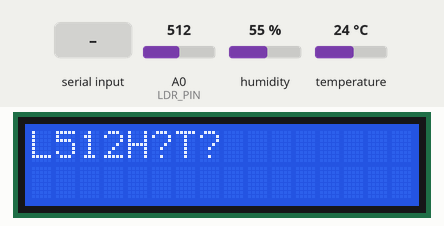
This program was run on a simulated Arduino Uno, built with avr-gcc and run on an emulated ATmega328P. Shown: 16×2 character LCD. Inputs (shaded band) come from the test bench; at power-on: A0 (LDR_PIN) = 512, humidity 55 %, temperature 24 °C. What the program prints to the serial monitor is not drawn.

Above: at 2.2 s.
2.3 s: "1\n" received over the second serial link
At 3.4 s:
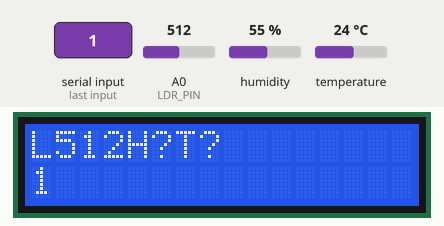
3.8 s: A0 (LDR_PIN) set to 716
At 4.6 s:
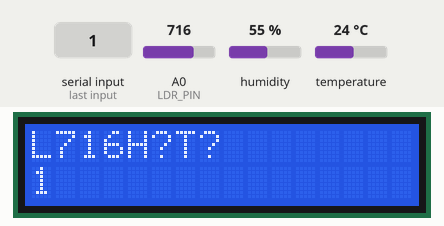
5.6 s: "0\n" received over the second serial link
At 5.9 s:
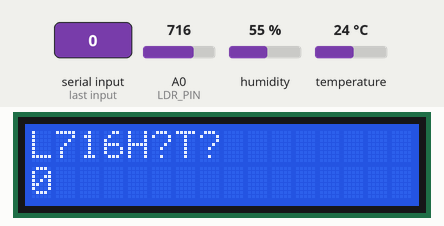
7.1 s: A0 (LDR_PIN) set to 900
At 8.6 s:
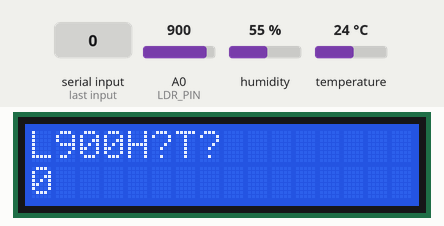
9.6 s: A0 (LDR_PIN) set to 1023
At 11.6 s:
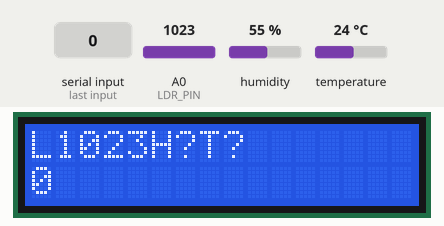
Timing chart, 0 to 12.6 s (numbered marks = the images above; inputs shaded):
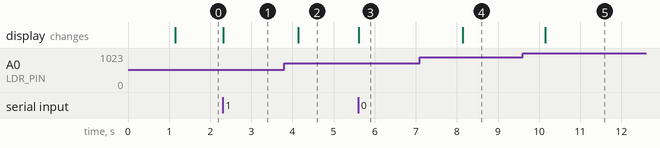

Measured:
- after the input at 2.3 s, the display: changes at once (image 1)
- after the input at 3.8 s, the display: changes after 0.35 s (image 2)
- after the input at 5.6 s, the display: changes at once (image 3)
- after the input at 7.1 s, the display: changes after 1.0 s (image 4)
- after the input at 9.6 s, the display: changes after 0.55 s (image 5)

The program:

main.cpp
```cpp
#include <Arduino.h>
#include <DHT.h>
#include <LiquidCrystal_I2C.h>
#include <SoftwareSerial.h>

// Pinos
const int LDR_PIN = A0;
const int DHT_PIN = 12;
const int SOFT_RX = 10;
const int SOFT_TX = 11;

DHT dht(DHT_PIN, DHT22);
LiquidCrystal_I2C lcd(0x27, 16, 2); // Endereço comum: 0x27 ou 0x3F
SoftwareSerial softSerial(SOFT_RX, SOFT_TX);

unsigned long lastRead = 0;
const unsigned long interval = 1000; // 1 segundo

String ultimaMensagem = ""; // Guarda a última mensagem recebida

void setup() {
  Serial.begin(9600);
  softSerial.begin(9600);
  dht.begin();
  lcd.init();
  lcd.backlight();
  lcd.clear();
  lcd.setCursor(0, 0);
  lcd.print("Iniciando...");
  delay(1000);
  lcd.clear();
}

void loop() {
  // Leitura e envio dos sensores a cada 1 segundo
  if (millis() - lastRead >= interval) {
    lastRead = millis();

    int ldrValue = analogRead(LDR_PIN);
    float temp = dht.readTemperature();
    float hum = dht.readHumidity();

    // Checa se leitura falhou
    if (isnan(temp) || isnan(hum)) {
      lcd.setCursor(0, 0);
      lcd.print("Erro DHT22      ");
      Serial.println("Erro DHT22");
    } else {
      // Monta string de dados
      String data = String("LDR:") + ldrValue + ",T:" + temp + ",H:" + hum;

      // Serial padrão
      Serial.println(data);

      // SoftwareSerial
      softSerial.println(data);

      // Monta string para o display (linha 1)
      char linha1[17];
      snprintf(linha1, sizeof(linha1), "L%dH%.1fT%.1f", ldrValue, hum, temp);

      lcd.setCursor(0, 0);
      lcd.print(linha1);
      int len = strlen(linha1);
      // Limpa o resto da linha se sobrar espaço
      for (int i = len; i < 16; i++) lcd.print(" ");
    }

    // Atualiza a segunda linha com a última mensagem recebida (se houver)
    lcd.setCursor(0, 1);
    if (ultimaMensagem.length() > 0) {
      lcd.print(ultimaMensagem.substring(0, 16));
      int len = ultimaMensagem.length();
      for (int i = len; i < 16; i++) lcd.print(" ");
    } else {
      lcd.print("                "); // Limpa a linha se não houver mensagem
    }
  }

  // Verifica se recebeu mensagem na SoftwareSerial
  if (softSerial.available()) {
    String msg = softSerial.readStringUntil('\n');
    msg.trim();

    // Mostra na Serial padrão
    Serial.print("Recebido SoftSerial: ");
    Serial.println(msg);

    // Atualiza a última mensagem recebida
    ultimaMensagem = msg;

    // Limpa e mostra a nova mensagem na segunda linha
    lcd.setCursor(0, 1);
    lcd.print("                "); // Limpa a linha
    lcd.setCursor(0, 1);
    lcd.print(ultimaMensagem.substring(0, 16));
  }
}
```
